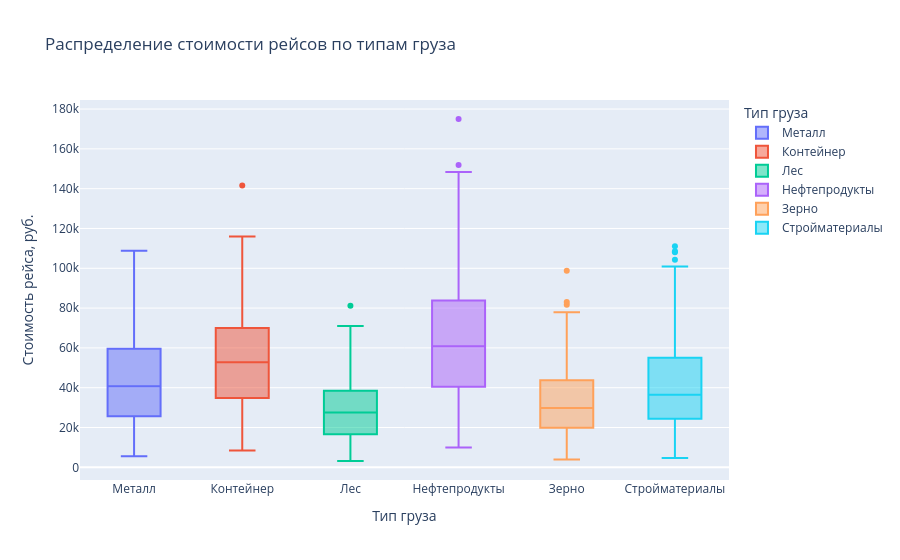

Here is the notebook cell this chart was saved with:
### Code cell
# 4)
fig = px.box(df, x='cargo_type', y='cost_rub', color='cargo_type', title='Распределение стоимости рейсов по типам груза',
             labels={'cargo_type':'Тип груза',
                     'cost_rub': 'Стоимость рейса, руб.'},
                     hover_data=['route', 'carrier'])

fig.show()

### Figure 1 — Plotly figure (JSON) as saved in the notebook; plotly's stock layout.template omitted (floating-point values rounded to 4 significant figures; data arrays with more than 128 entries replaced by an {"elided": "..."} marker saying what was removed)
{"data": [{"alignmentgroup": "True", "customdata": {"elided": "163x2 str values"}, "hovertemplate": "Тип груза=%{x}<br>Стоимость рейса, руб.=%{y}<br>route=%{customdata[0]}<br>carrier=%{customdata[1]}<extra></extra>", "legendgroup": "Металл", "marker": {"color": "#636efa"}, "name": "Металл", "notched": false, "offsetgroup": "Металл", "orientation": "v", "showlegend": true, "type": "box", "x": {"elided": "163 str values"}, "x0": " ", "xaxis": "x", "y": {"elided": "163 int values"}, "y0": " ", "yaxis": "y"}, {"alignmentgroup": "True", "customdata": {"elided": "139x2 str values"}, "hovertemplate": "Тип груза=%{x}<br>Стоимость рейса, руб.=%{y}<br>route=%{customdata[0]}<br>carrier=%{customdata[1]}<extra></extra>", "legendgroup": "Контейнер", "marker": {"color": "#EF553B"}, "name": "Контейнер", "notched": false, "offsetgroup": "Контейнер", "orientation": "v", "showlegend": true, "type": "box", "x": {"elided": "139 str values"}, "x0": " ", "xaxis": "x", "y": {"elided": "139 int values"}, "y0": " ", "yaxis": "y"}, {"alignmentgroup": "True", "customdata": {"elided": "156x2 str values"}, "hovertemplate": "Тип груза=%{x}<br>Стоимость рейса, руб.=%{y}<br>route=%{customdata[0]}<br>carrier=%{customdata[1]}<extra></extra>", "legendgroup": "Лес", "marker": {"color": "#00cc96"}, "name": "Лес", "notched": false, "offsetgroup": "Лес", "orientation": "v", "showlegend": true, "type": "box", "x": {"elided": "156 str values"}, "x0": " ", "xaxis": "x", "y": {"elided": "156 int values"}, "y0": " ", "yaxis": "y"}, {"alignmentgroup": "True", "customdata": {"elided": "128x2 str values"}, "hovertemplate": "Тип груза=%{x}<br>Стоимость рейса, руб.=%{y}<br>route=%{customdata[0]}<br>carrier=%{customdata[1]}<extra></extra>", "legendgroup": "Нефтепродукты", "marker": {"color": "#ab63fa"}, "name": "Нефтепродукты", "notched": false, "offsetgroup": "Нефтепродукты", "orientation": "v", "showlegend": true, "type": "box", "x": ["Нефтепродукты", "Нефтепродукты", "Нефтепродукты", "Нефтепродукты", "Нефтепродукты", "Нефтепродукты", "Нефтепродукты", "Нефтепродукты", "Нефтепродукты", "Нефтепродукты", "Нефтепродукты", "Нефтепродукты", "Нефтепродукты", "Нефтепродукты", "Нефтепродукты", "Нефтепродукты", "Нефтепродукты", "Нефтепродукты", "Нефтепродукты", "Нефтепродукты", "Нефтепродукты", "Нефтепродукты", "Нефтепродукты", "Нефтепродукты", "Нефтепродукты", "Нефтепродукты", "Нефтепродукты", "Нефтепродукты", "Нефтепродукты", "Нефтепродукты", "Нефтепродукты", "Нефтепродукты", "Нефтепродукты", "Нефтепродукты", "Нефтепродукты", "Нефтепродукты", "Нефтепродукты", "Нефтепродукты", "Нефтепродукты", "Нефтепродукты", "Нефтепродукты", "Нефтепродукты", "Нефтепродукты", "Нефтепродукты", "Нефтепродукты", "Нефтепродукты", "Нефтепродукты", "Нефтепродукты", "Нефтепродукты", "Нефтепродукты", "Нефтепродукты", "Нефтепродукты", "Нефтепродукты", "Нефтепродукты", "Нефтепродукты", "Нефтепродукты", "Нефтепродукты", "Нефтепродукты", "Нефтепродукты", "Нефтепродукты", "Нефтепродукты", "Нефтепродукты", "Нефтепродукты", "Нефтепродукты", "Нефтепродукты", "Нефтепродукты", "Нефтепродукты", "Нефтепродукты", "Нефтепродукты", "Нефтепродукты", "Нефтепродукты", "Нефтепродукты", "Нефтепродукты", "Нефтепродукты", "Нефтепродукты", "Нефтепродукты", "Нефтепродукты", "Нефтепродукты", "Нефтепродукты", "Нефтепродукты", "Нефтепродукты", "Нефтепродукты", "Нефтепродукты", "Нефтепродукты", "Нефтепродукты", "Нефтепродукты", "Нефтепродукты", "Нефтепродукты", "Нефтепродукты", "Нефтепродукты", "Нефтепродукты", "Нефтепродукты", "Нефтепродукты", "Нефтепродукты", "Нефтепродукты", "Нефтепродукты", "Нефтепродукты", "Нефтепродукты", "Нефтепродукты", "Нефтепродукты", "Нефтепродукты", "Нефтепродукты", "Нефтепродукты", "Нефтепродукты", "Нефтепродукты", "Нефтепродукты", "Нефтепродукты", "Нефтепродукты", "Нефтепродукты", "Нефтепродукты", "Нефтепродукты", "Нефтепродукты", "Нефтепродукты", "Нефтепродукты", "Нефтепродукты", "Нефтепродукты", "Нефтепродукты", "Нефтепродукты", "Нефтепродукты", "Нефтепродукты", "Нефтепродукты", "Нефтепродукты", "Нефтепродукты", "Нефтепродукты", "Нефтепродукты", "Нефтепродукты", "Нефтепродукты", "Нефтепродукты"], "x0": " ", "xaxis": "x", "y": [21010, 62100, 42270, 76530, 120070, 23270, 39710, 38410, 78250, 67600, 99630, 111330, 29910, 85390, 151840, 96520, 54040, 21110, 29080, 59870, 76840, 49610, 119220, 43230, 51270, 37510, 39970, 52050, 40190, 37740, 52140, 68140, 69460, 89430, 68710, 175010, 56530, 140150, 31720, 49270, 79290, 111030, 57110, 63980, 25120, 51710, 34680, 66750, 126120, 52640, 47780, 40640, 32010, 148400, 68140, 40040, 34940, 58140, 33050, 47780, 123820, 89050, 60620, 58230, 51000, 95580, 66370, 89830, 58560, 66270, 112200, 63200, 94940, 71480, 76040, 57650, 69020, 75980, 20010, 77000, 116880, 81800, 46060, 41420, 83400, 51560, 67770, 90260, 51350, 18890, 101140, 84290, 61610, 94350, 21030, 30020, 90040, 43060, 82800, 65010, 90140, 43190, 75850, 94670, 80550, 32590, 25360, 27520, 61060, 38170, 97830, 38180, 49480, 46800, 106390, 35600, 68240, 104130, 33330, 46650, 71630, 122680, 9930, 71860, 35890, 108750, 21800, 55880], "y0": " ", "yaxis": "y"}, {"alignmentgroup": "True", "customdata": {"elided": "164x2 str values"}, "hovertemplate": "Тип груза=%{x}<br>Стоимость рейса, руб.=%{y}<br>route=%{customdata[0]}<br>carrier=%{customdata[1]}<extra></extra>", "legendgroup": "Зерно", "marker": {"color": "#FFA15A"}, "name": "Зерно", "notched": false, "offsetgroup": "Зерно", "orientation": "v", "showlegend": true, "type": "box", "x": {"elided": "164 str values"}, "x0": " ", "xaxis": "x", "y": {"elided": "164 int values"}, "y0": " ", "yaxis": "y"}, {"alignmentgroup": "True", "customdata": {"elided": "160x2 str values"}, "hovertemplate": "Тип груза=%{x}<br>Стоимость рейса, руб.=%{y}<br>route=%{customdata[0]}<br>carrier=%{customdata[1]}<extra></extra>", "legendgroup": "Стройматериалы", "marker": {"color": "#19d3f3"}, "name": "Стройматериалы", "notched": false, "offsetgroup": "Стройматериалы", "orientation": "v", "showlegend": true, "type": "box", "x": {"elided": "160 str values"}, "x0": " ", "xaxis": "x", "y": {"elided": "160 int values"}, "y0": " ", "yaxis": "y"}], "layout": {"boxmode": "overlay", "legend": {"title": {"text": "Тип груза"}, "tracegroupgap": 0}, "title": {"text": "Распределение стоимости рейсов по типам груза"}, "xaxis": {"anchor": "y", "categoryarray": ["Металл", "Контейнер", "Лес", "Нефтепродукты", "Зерно", "Стройматериалы"], "categoryorder": "array", "domain": [0, 1], "title": {"text": "Тип груза"}}, "yaxis": {"anchor": "x", "domain": [0, 1], "title": {"text": "Стоимость рейса, руб."}}}}
